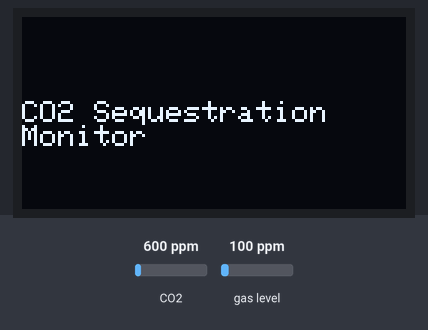
A sketch run on a simulated Arduino Uno, built with avr-gcc and run on an emulated ATmega328P. On the bench: 128×64 one-colour display. Inputs (shaded band) come from the test bench; at power-on: CO2 600 ppm, gas level 100 ppm. What the sketch prints to the serial monitor is not drawn.

Above: at 2.1 s.
At 5.3 s:
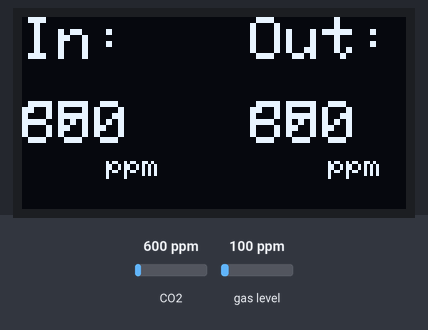
5.4 s: CO2 set to 452 ppm
At 7.5 s:
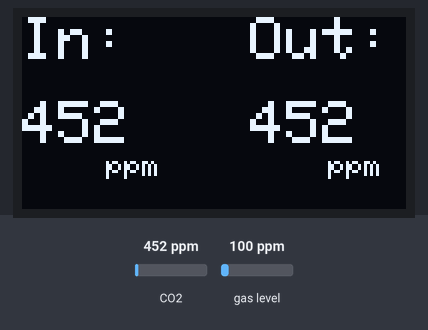
8.6 s: CO2 set to 1050 ppm
At 10.6 s:
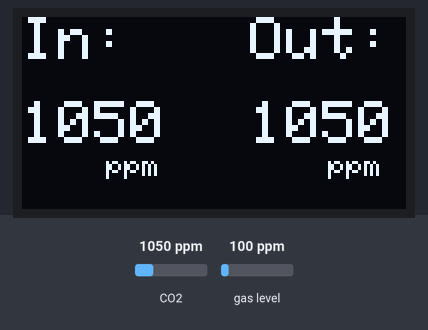
11.2 s: CO2 set to 1700 ppm
At 13.7 s:
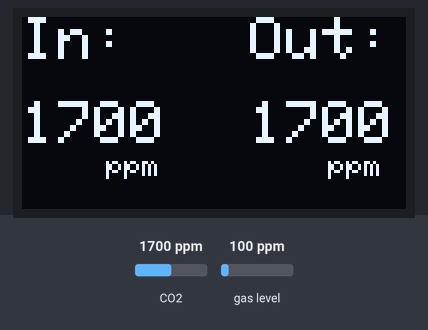
Timing chart, 0 to 15.2 s (numbered marks = the images above; inputs shaded):
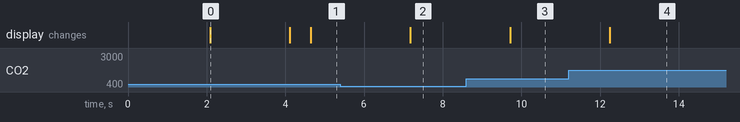

Measured:
- after the input at 5.4 s, the display: changes after 1.8 s (image 2)
- after the input at 8.6 s, the display: changes after 1.1 s (image 3)
- after the input at 11.2 s, the display: changes after 1.0 s (image 4)
- what the display in image 0 shows lasts 2.0 s, from 2.1 s to 4.1 s

The sketch:

esp_32_2i2c_sensors_oled.ino
```cpp
#include <SPI.h>
#include <Wire.h>
#include <Adafruit_GFX.h>
#include <Adafruit_SSD1306.h>
#include <Adafruit_CCS811.h>

Adafruit_CCS811 ccs;
Adafruit_CCS811 ccs2;

#define SCREEN_WIDTH 128  // OLED display width, in pixels
#define SCREEN_HEIGHT 64  // OLED display height, in pixels

// Declaration for SSD1306 display connected using I2C
#define OLED_RESET -1  // Reset pin
#define SCREEN_ADDRESS 0x3C
Adafruit_SSD1306 display(SCREEN_WIDTH, SCREEN_HEIGHT, &Wire, OLED_RESET);

void setup() {
  Serial.begin(9600);
  Serial.println("CCS811 test");

  if(!ccs2.begin(0x5A)){
Serial.println("Failed to start sensor! Please check your wiring.");
}

  if(!ccs.begin(0x5B)){
Serial.println("Failed to start sensor! Please check your wiring.");
}

  ccs2.begin(0x5A);
  ccs.begin(0x5B);
  //calibrate temperature sensor
  // initialize the OLED object
  if (!display.begin(SSD1306_SWITCHCAPVCC, SCREEN_ADDRESS)) {
    Serial.println(F("SSD1306 allocation failed"));
    for (;;)
      ;  // Don't proceed, loop forever
  }

  // Clear the buffer.
  display.clearDisplay();

  display.setTextColor(WHITE);
  display.setCursor(0, 24);
  display.setTextSize(2);
  display.println("C - CARGO");
  display.display();
  delay(2000);
  display.clearDisplay();


  display.setTextSize(1.5);
  display.setCursor(0, 28);
  display.println("CO2 Sequestration \nMonitor");
  display.display();
  delay(2000);
  display.clearDisplay();

  display.setCursor(0, 0);
  display.setTextSize(2);
  display.print("In:");
  display.setCursor(76, 0);
  display.setTextSize(2);
  display.println("Out:");
  display.setCursor(28, 46);
  display.setTextSize(1);
  display.println("ppm");
  display.setCursor(102, 46);
  display.println("ppm");
  display.setCursor(0, 8);
  display.setTextSize(1);

  display.setTextSize(2);
  display.setCursor(0, 28);
  display.print(85);

  display.setCursor(76, 28);
  display.setTextSize(2);
  display.print(85);

  display.display();
}

void upd() {
  delay(500);
  display.setCursor(0, 0);
  display.setTextSize(2);
  display.print("In:");
  display.setCursor(76, 0);
  display.setTextSize(2);
  display.println("Out:");
  display.setCursor(28, 46);
  display.setTextSize(1);
  display.println("ppm");
  display.setCursor(102, 46);
  display.println("ppm");
  display.setCursor(0, 8);
  display.setTextSize(2);
}

void loop() {
  upd();
  display.setCursor(0, 28);
if(ccs.available()){
    if(!ccs.readData()){
      Serial.print("CO2 on S1: ");
      Serial.println(ccs.geteCO2());
      display.print(ccs.geteCO2());

    }}
    else{
      Serial.println("ERROR 1 !");
      display.print("Err1");
    }


    if(ccs2.available()){
    if(!ccs2.readData()){
      Serial.print("CO2 on S2: ");
      Serial.println(ccs2.geteCO2());
      display.setCursor(76, 28);
      display.print(ccs2.geteCO2());
    }}
    else{
      Serial.println("ERROR 2 !");
      display.print("Err2");
    }
  display.display();
  delay(2000);
  display.clearDisplay();
}
```
